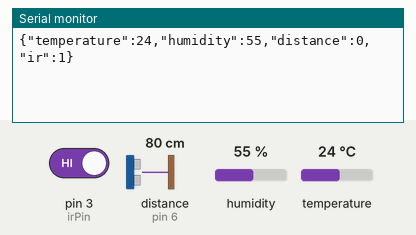
The sketch below on a simulated Arduino Uno, built with avr-gcc and run on an emulated ATmega328P. Shown: the last lines printed to the serial monitor. Wiring (inferred from the names in the program): ultrasonic range finder: trigger pin 7; echo pin 6. The test bench sets the inputs (shaded band); at power-on: humidity 55 %, pin 3 (irPin) HIGH, temperature 24 °C, distance to the obstacle (sensor on pin 6) 80 cm. The echo pulse lasts 58.3 µs per cm.

Above: at 2.8 s.
2.9 s: humidity set to 22 %
At 4.4 s:
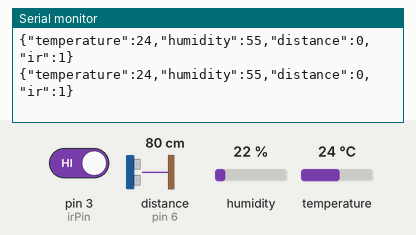
5.6 s: pin 3 (irPin) driven LOW
At 8.0 s:
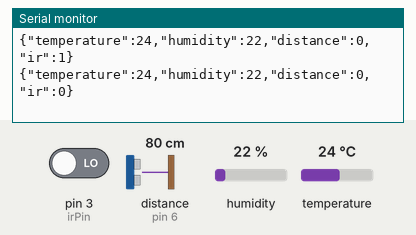
8.3 s: temperature set to 12 °C
At 9.5 s:
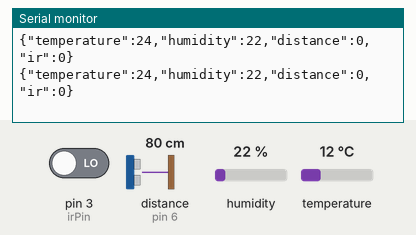
11.0 s: pin 3 (irPin) driven HIGH
At 13.6 s:
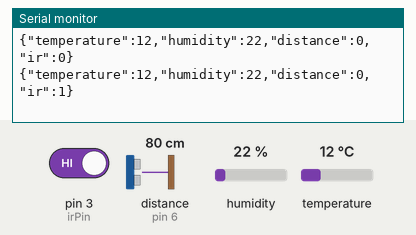
13.7 s: humidity set to 40 %
At 15.9 s:
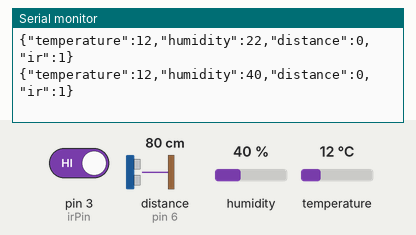
Timing chart, 0 to 17.4 s (numbered marks = the images above; inputs shaded):
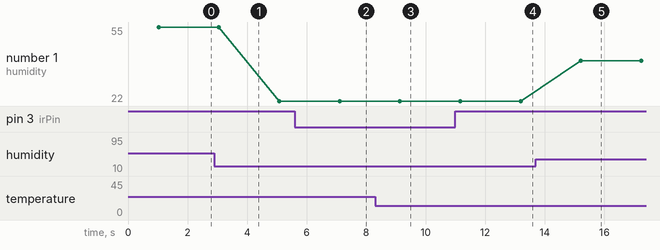

The sketch:

arduino.ino
```cpp
#include <ArduinoJson.h>
#include <DHT.h>

#define DHTPIN 2 //temp & hum
#define DHTTYPE DHT11

#define trigPin 7
#define echoPin 6

DHT dht(DHTPIN, DHTTYPE);

int irPin = 3; // zavadzas

void setup() {
  Serial.begin(9600);
  dht.begin();
  pinMode(trigPin, OUTPUT);
  pinMode(echoPin, INPUT);
}

void loop() {
    // Send ultrasonic pulse
  digitalWrite(trigPin, LOW);
  delayMicroseconds(2);
  digitalWrite(trigPin, HIGH);
  delayMicroseconds(10);
  digitalWrite(trigPin, LOW);

  // Read infrared sensor
  int irValue = digitalRead(irPin);

  // Read sensor values
  float temperature = dht.readTemperature();
  float humidity = dht.readHumidity();
  long duration = pulseIn(echoPin, HIGH);
  float distance = duration * 0.034 / 2;

  // Create a JSON object and populate it with sensor readings
  StaticJsonDocument<200> doc;
  doc["temperature"] = temperature;
  doc["humidity"] = humidity;
  doc["distance"] = distance;
  doc["ir"] = irValue;

  // Serialize the JSON object to a string
  String jsonString;
  serializeJson(doc, jsonString);

  // Send the JSON string over the Serial port
  Serial.println(jsonString);

  delay(1000);

}
```

Measured:
- after the input at 5.6 s, the serial monitor: prints a new line after 1.5 s (image 2)
- after the input at 11.0 s, the serial monitor: prints a new line after 2.2 s (image 4)
- after the input at 13.7 s, the serial monitor: prints a new line after 1.5 s (image 5)
- plotted number 1: 55 → 22 after the input at 2.9 s, 22 → 40 after the input at 13.7 s
